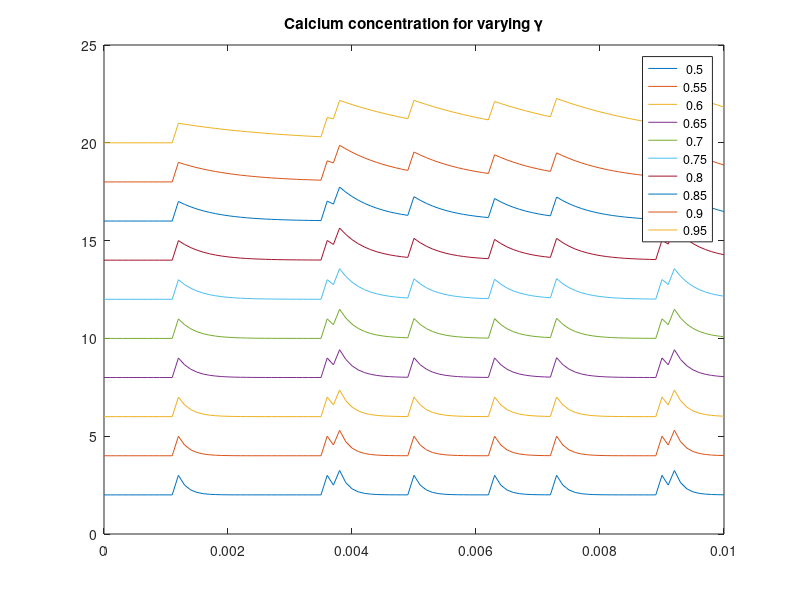
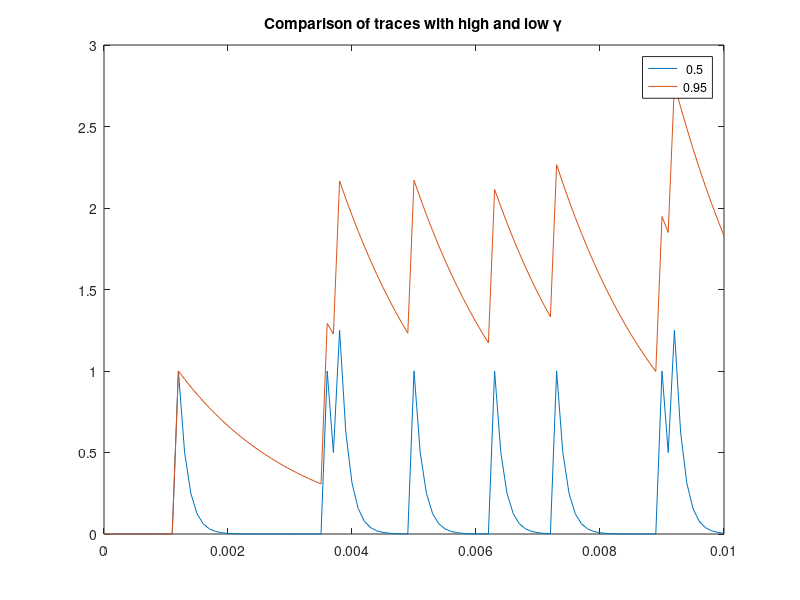
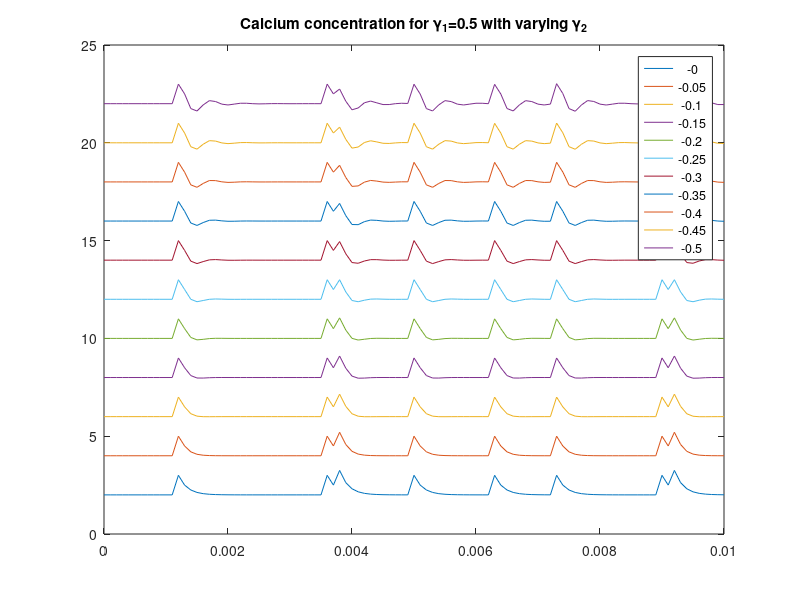
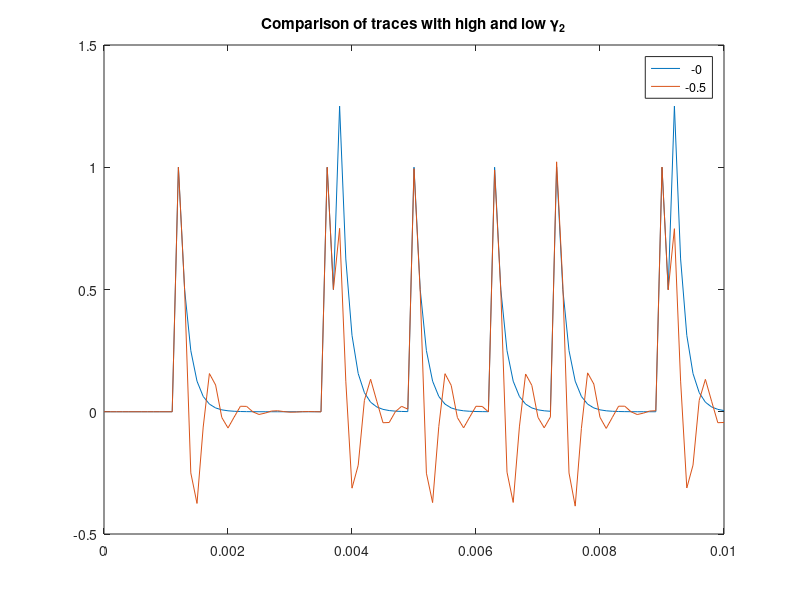

Write MATLAB code to recreate these figures, in order.
%% Autoregressive Model for Calcium Dynamics
%%
% An autoregressive process operates under the assumption that past
% states
% affect current states. An autoregressive process of order 1 means that
% each state is affected by the state immediately preceding it, order 2
% means that each state is affected by the two states immediately prior,
% etc. An autoregressive process of order p (AR(p)) is defined as follows:
%%
% $$X_t = c + \sum_{i=1}^p\gamma_iX_{t-i} + \epsilon_t$$
%%
% where $c$ is a constant, $\gamma_i$ are the coefficients of the process
% and $\epsilon_t$ is white noise. In this tutorial, we will look at an AR
% process that incorporates spike data to generate a model of calcium
% dynamics. The goal is to get an intuitive understanding of how this
% particular calcium model works in order to understand its role in calcium
% data analysis.
%
%% Generate spikes from exponential distribution
rate = 1000; % spike rate (Hz)
dur = .01; % duration of trial (s)
dt = 0.0001; % time step (s)
T = (0:dt:dur);

spikes = zeros(dur/dt+1,1);

% Generating spikes from a exponential distribution
for t=1:length(T)
    if (rate*dt)>=rand
        spikes(t) = 1;
    end
end

%% Applying the AR model to Action Potentials
% Before implementing the calculation, consider what each of the parameters
% in the model does. Look again at the AR model.
%%
% $c(t) = \sum_{j=1}^p\gamma_jc(t-j)+s(t)$ 
%%
% Consider the following for $p=1$:
%%
% * What does the parameter $\gamma_1$ represent? 
% * How do changes to $\gamma_1$ affect the calcium signal? 
% * What are reasonable values for this parameter?
%%
% Look at what happens when we vary $\gamma_1$:
p = 1;
Gamma = (.5:.05:.99);
calcium = zeros(length(spikes),numel(Gamma));
for g = 1:numel(Gamma)
    gamma = Gamma(g);
    for t = 2:length(spikes)
        calcium(t,g) = gamma(p)*calcium(t-p,g)+spikes(t);
    end
    figure(1); plot((0:dt:dur),calcium(:,g)+2*g); hold on
end
title('Calcium concentration for varying \gamma')
hold off;
legend(num2str(Gamma'))
%%
% Can you tell what's happening?
% What if we overlay the plots of the calcium signal with the highest and
% lowest values of $\gamma$.
figure(2); plot((0:dt:dur),calcium(:,[1,g]))
legend(num2str(Gamma([1,g])'))
title('Comparison of traces with high and low \gamma')
%%
% Let's do one more comparison: are the peaks in the same place?

[~,peaklocs] = arrayfun(@(i) findpeaks(calcium(:,i)),[1;g],...
    'uniformoutput',false);
disp(cat(2,peaklocs{:}))

%%
% Great! Looks like yes! Now, let's look at what happens when $p=2$. We
% will start by holding $\gamma_1$ constant and varying $\gamma_2$.
p = 2;
gamma1 = 0.5;
Gamma = -(0:.05:.5);
calcium = zeros(length(spikes),numel(Gamma));
for g = 1:numel(Gamma)
    gamma = [gamma1; Gamma(g)];
    for t = 3:length(spikes)
        calcium(t,g) = gamma(1)*calcium(t-1,g)+gamma(2)*calcium(t-2,g)+spikes(t);
    end
    figure(3); plot((0:dt:dur),calcium(:,g)+2*g); hold on
end
title('Calcium concentration for \gamma_1=0.5 with varying \gamma_2')
hold off;
legend(num2str(Gamma'))

%%
% Look at the values of |Gamma|. Why do you think those values were chosen?
% Change the parameters and see what happens. Try the following:
%% 
% * Gamma = (0:.05:.5);
% * Gamma = (.2:.05:.7);
% * Gamma = -(1.2:.05:1.7);
%%
% See if you can explain the behavior that you see in each plot.
%%
% Can you tell what's happening this time? Let's do the same as before and
% overlay the plots of the calcium signal with the highest and
% lowest values of $\gamma$.
figure(4); plot((0:dt:dur),calcium(:,[1,g]))
legend(num2str(Gamma([1,g])'))
title('Comparison of traces with high and low \gamma_2')

%% 
% There are some pretty obvious differences now. Okay, now that we have
% seen that, let's see what happens when we hold $\gamma_2$ constant and
% vary $\gamma_1$.
p = 2;
gamma2 = 0.5;
Gamma = (0:.05:.49);
calcium = zeros(length(spikes),numel(Gamma));
for g = 1:numel(Gamma)
    gamma = [Gamma(g); gamma2];
    for t = 3:length(spikes)
        calcium(t,g) = gamma(1)*calcium(t-1,g)+gamma(2)*calcium(t-2,g)+spikes(t);
    end
    figure(5); plot((0:dt:dur),calcium(:,g)+2*g); hold on
end
title('Calcium concentration for \gamma_2=0.5 with varying \gamma_1')
hold off;
legend(num2str(Gamma'))

% Compare highest and lowest values of gamma(2)
figure(6); plot((0:dt:dur),calcium(:,[1,g]))
legend(num2str(Gamma([1,g])'))
title('Comparison of traces with high and low \gamma_1')
%%
% Look at what you see and think about how different values of the AR
% coefficients change the behavior of the calcium signal. 
